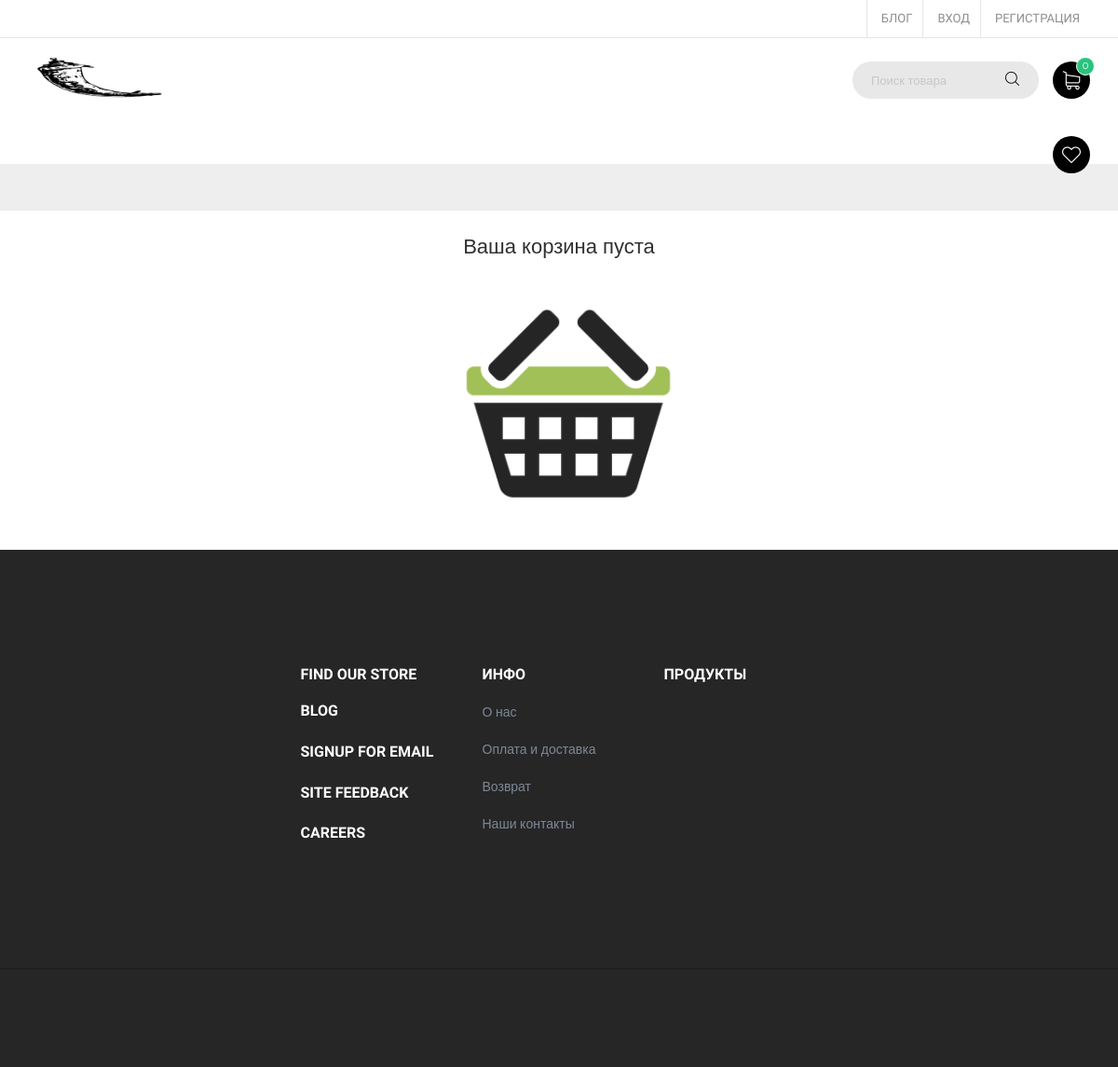
Page /cart/ on the earlier database version.
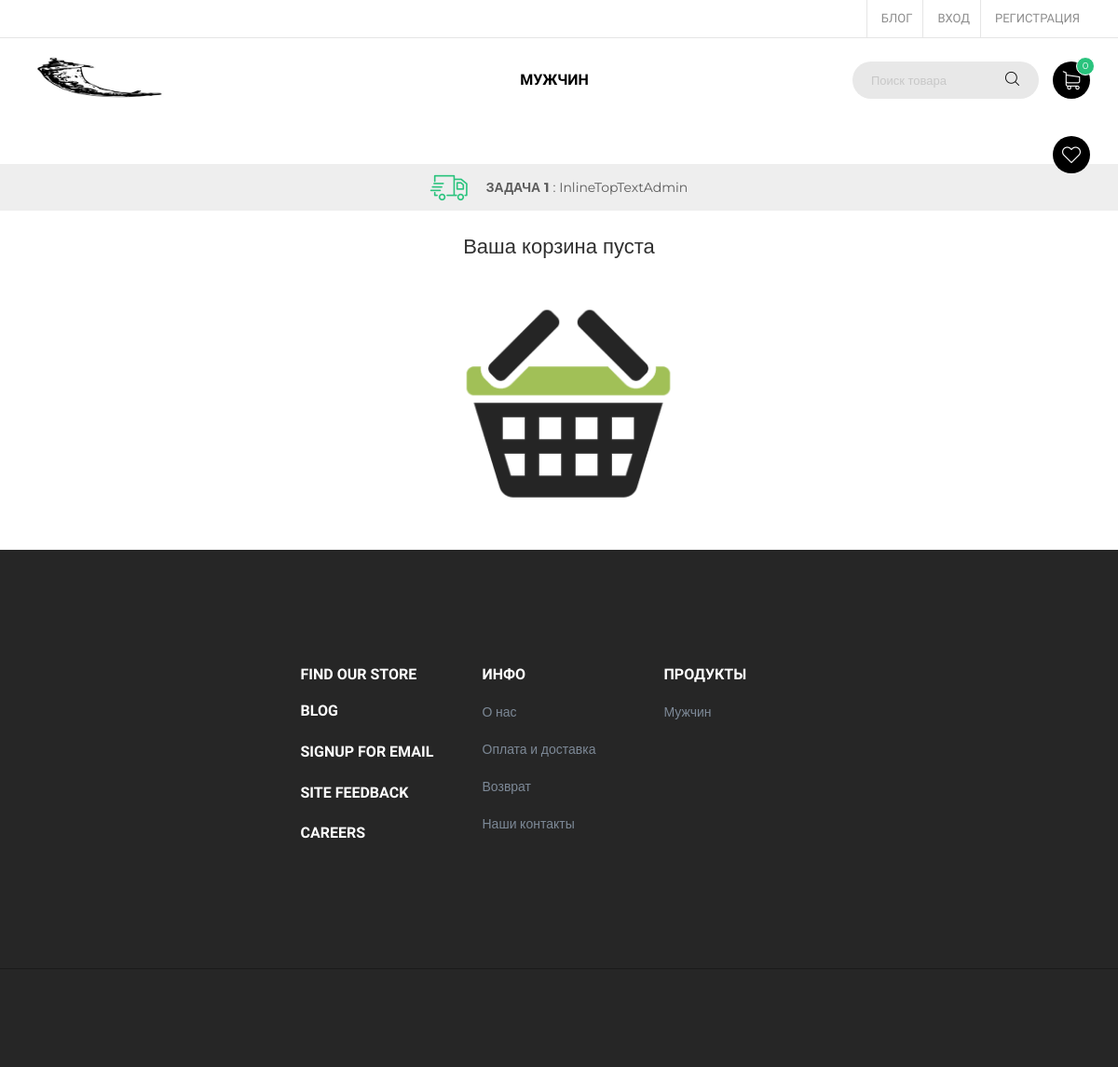
Same page on the later database version.
### mainapp/models.py (models this page shows, shortened)
class Logo(models.Model):
    class Meta:
        verbose_name='логотип и  соц.сети'
        verbose_name_plural = 'логотип и  соц.сети'
    logo=models.ImageField(null=True,blank=True, verbose_name='Логотип',upload_to='images/Logo')
    insta = models.URLField(null=True,blank=True, verbose_name='Инстаграмм')
    twiter = models.URLField(null=True,blank=True, verbose_name='Твитер')
    facebook = models.URLField(null=True,blank=True, verbose_name='Фейсбук')

class Category(MPTTModel):
    class Meta:
        verbose_name = 'Категории'
        verbose_name_plural = 'Категории'
    parent = TreeForeignKey('self', null=True, blank=True, related_name='children', db_index=True,on_delete=models.PROTECT)
    name = models.CharField(max_length=250,verbose_name='Имя категории')
    slug = models.SlugField(unique=True)
    class MPTTMeta:
        order_insertion_by = ['name']
    def get_absolute_url(self):
        return reverse('category_detail',kwargs={'slug': self.slug})

class TopText(models.Model):
    class Meta:
        verbose_name='текст в бегущей строке'
    title=models.CharField(max_length=50,verbose_name='Заголовок',null=True,blank=True)
    text= models.CharField(max_length=250,verbose_name='текст в бегущей строке',null=True,blank=True)

### mainapp/views.py (the view)
# urls.py: path('cart/',CartView.as_view(),name='cart'),
class CartView(CartMixin, View):
    def get(self, request, *args, **kwargs):
        title='Корзина'
        context = {
            'title':title,
            'cart': self.cart,
        }
        return render(request, 'cart.html', context)

### mainapp/context_processors.py (called while the page is built)
def single_well_info(request):
    categories = Category.objects.all().prefetch_related('parent')
    toptext=TopText.objects.all()
    myinfo= cache.get('myinfo')
    myinfo = ChangeMyInfo.objects.all()
    logo = cache.get('logo')
    if not logo:
        logo = Logo.objects.all()
        cache.set('logo',logo,600)
    if not request.session.session_key:
        request.session.create()
    return {
        'topcategory': categories,
        'toptext':toptext,
        'myinfo': myinfo,
        'logo': logo,
    }

### mainapp/templates/cart.html (shortened to what this page needs)
{%extends 'base.html'%}
{% load static%}
{%block main%}
<h3 class="text-center" style="margin: 25px;">Ваша корзина {%if not cart.products.count%} пуста <div class="container"><img class="myfluid" src="{% static 'images/banner/cip.png'%}" ></div>{%endif%} </h3>
    {%endblock main%}

### mainapp/templates/base.html (shortened to what the changed rows need)
{% load static%}
{% load mptt_tags %}
{% load cache %}
{%load static recaptcha3%}
<!DOCTYPE html>
<html lang="en">
  <head>
     {% cache 5000 css %}
    <link rel="stylesheet" href="{% static 'plugins/font-awesome/css/font-awesome.min.css'%}">
    <link rel="stylesheet" href="{% static 'plugins/ps-icon/style.css'%}">
    <link rel="stylesheet" href="{% static 'plugins/bootstrap/dist/css/bootstrap.min.css'%}">
    <link rel="stylesheet" href="{% static 'plugins/owl-carousel/assets/owl.carousel.css'%}">
    <link rel="stylesheet" href="{% static 'plugins/jquery-bar-rating/dist/themes/fontawesome-stars.css'%}">
    <link rel="stylesheet" href="{% static 'plugins/slick/slick/slick.css'%}">
    <link rel="stylesheet" href="{% static 'plugins/bootstrap-select/dist/css/bootstrap-select.min.css'%}">
    <link rel="stylesheet" href="{% static 'plugins/Magnific-Popup/dist/magnific-popup.css'%}">
    <link rel="stylesheet" href="{% static 'plugins/jquery-ui/jquery-ui.min.css'%}">
    <link rel="stylesheet" href="{% static 'plugins/revolution/css/settings.css'%}">
    <link rel="stylesheet" href="{% static 'plugins/revolution/css/layers.css'%}">
    <link rel="stylesheet" href="{% static 'plugins/revolution/css/navigation.css'%}">
    <link rel="stylesheet" href="{% static 'css/style.css'%}">
{% endcache  %}
  </head>
  <body class="ps-loading">
    <header class="header">
      <div class="header__top">
        </div>
      <nav class="navigation">
        <div class="container-fluid">
          <div class="navigation__column left">
            <div class="header__logo"><a class="ps-logo" href="{%url 'base'%}">
              {% cache 500 i %}
            <img src="{%for i in logo%} {{i.logo.url}} {%endfor%}" alt=""></a>
            {% endcache %}
          </div>
          </div>
 <div class="navigation__column center">
  <ul class="main-menu menu">
{% for node in topcategory %}
     {% if node.level == 0 %}
<li class="menu-item menu-item-has-children has-mega-menu"><a href="{{ node.get_absolute_url }}">{{node.name}}</a>
  {% endif %}
</li>
{% endfor %}
</div>
        </div>
      </nav>
    </header>
    <div class="header-services">
      <div class="ps-services owl-slider" data-owl-auto="true" data-owl-loop="true" data-owl-speed="7000" data-owl-gap="0" data-owl-nav="true" data-owl-dots="false" data-owl-item="1" data-owl-item-xs="1" data-owl-item-sm="1" data-owl-item-md="1" data-owl-item-lg="1" data-owl-duration="1000" data-owl-mousedrag="on">
        {% for text in toptext %}
        <p class="ps-service"><i class="ps-icon-delivery"></i><strong>{{text.title }} </strong> : {{ text.text}}</p>
        {%endfor%}
      </div>
    </div>
    {%block main%}
    {%endblock main%}
    <div class="ps-footer bg--cover" data-background="">
      <div class="ps-footer__content">
        <div class="ps-container">
          <div class="row">
                <div class="col-lg-2 col-md-2 col-sm-4 col-xs-12 ">
                  <aside class="ps-widget--footer ps-widget--link">
                    <footer>
                      <ul class="ps-list--line">
                        {%for i in topcategory %}
                        {% if i.level < 1 %}
                        <li><a href="{{i.get_absolute_url}}">{{i.name}}</a></li>
                        {%endif%}
                        {%endfor%}
                      </ul>
                    </footer>
                  </aside>
                </div>
          </div>
        </div>
      </div>
      <div class="ps-footer__copyright">
        <div class="ps-container">
          <div class="row">
                <div class="col-lg-6 col-md-6 col-sm-6 col-xs-12 ">
                  <ul class="ps-social">
                    {%for i in logo%}
                    <li><a href="{{i.facebook}}"><i class="fa fa-facebook"></i></a></li>
                    <li><a href="{{i.twiter}}"><i class="fa fa-twitter"></i></a></li>
                    <li><a href="{{i.insta}}"><i class="fa fa-instagram"></i></a></li>
                    {%endfor%}
                  </ul>
                </div>
          </div>
        </div>
      </div>
    </div>
  </body>
</html>

Differences in the rows shown:
added Category: name "МУЖЧИН", name "Мужчин"
added TopText: title "ЗАДАЧА 1", text "InlineTopTextAdmin"
